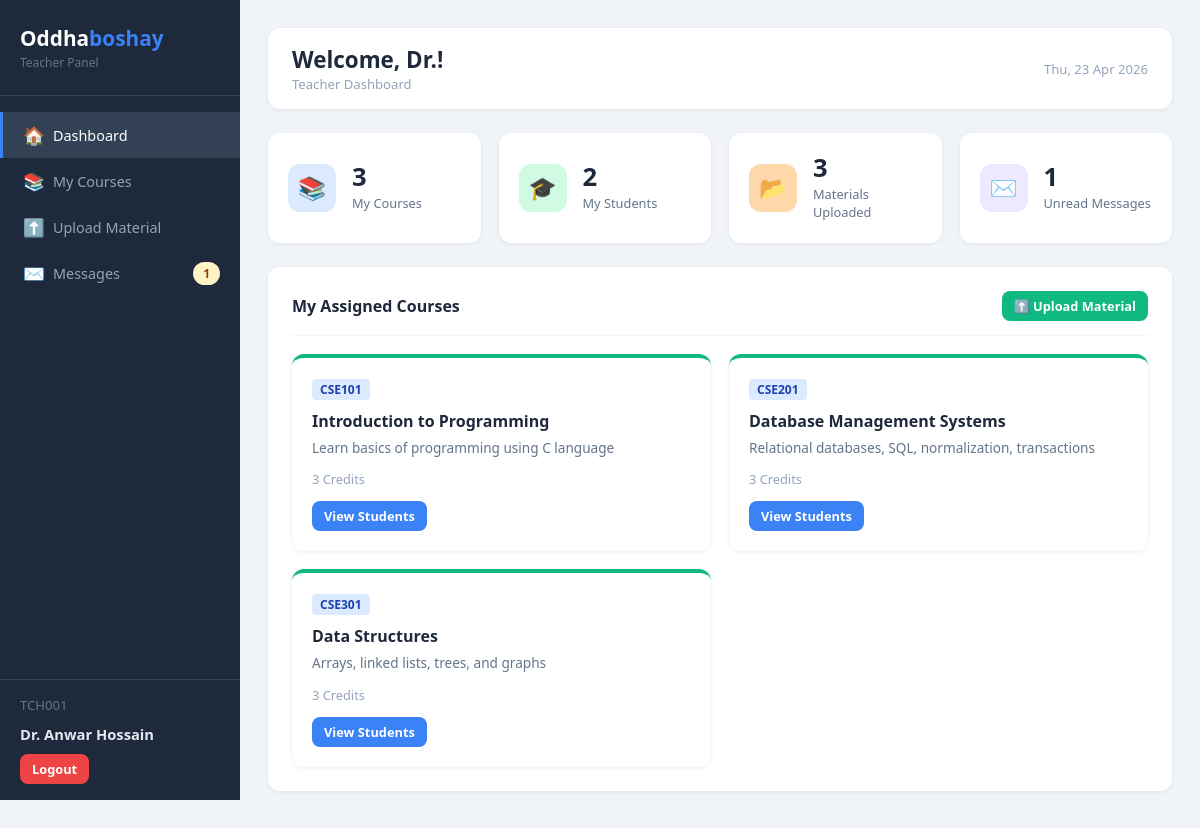
Screenshot of /teacher/dashboard.php (signed in) with the database file from the repository.
### tables this page shows
CREATE TABLE IF NOT EXISTS courses (
    id           INT AUTO_INCREMENT PRIMARY KEY,
    course_code  VARCHAR(20)  NOT NULL UNIQUE,       
    course_name  VARCHAR(150) NOT NULL,
    description  TEXT,
    teacher_id   INT,                                
    credits      INT DEFAULT 3,
    created_at   TIMESTAMP DEFAULT CURRENT_TIMESTAMP,
    FOREIGN KEY (teacher_id) REFERENCES teachers(id) ON DELETE SET NULL
);

### teacher/dashboard.php (the view, shortened to what this page needs)
<?php
require_once '../config/db.php';
$tid = $_SESSION['teacher_id'];
$course_count   = $conn->query("SELECT COUNT(*) as cnt FROM courses WHERE teacher_id=$tid")->fetch_assoc()['cnt'];
$student_count  = $conn->query("SELECT COUNT(DISTINCT e.student_id) as cnt FROM enrollments e JOIN courses c ON e.course_id=c.id WHERE c.teacher_id=$tid AND e.status='approved'")->fetch_assoc()['cnt'];
$material_count = $conn->query("SELECT COUNT(*) as cnt FROM course_materials WHERE teacher_id=$tid")->fetch_assoc()['cnt'];
$unread_count   = $conn->query("SELECT COUNT(*) as cnt FROM messages WHERE receiver_type='teacher' AND receiver_id=$tid AND is_read=0")->fetch_assoc()['cnt'];
$courses = $conn->query("SELECT * FROM courses WHERE teacher_id=$tid ORDER BY course_code");
?>
<!DOCTYPE html>
<html lang="en">
<head>
    <link rel="stylesheet" href="../assets/css/style.css">
</head>
<body>
<div class="layout">
    <aside class="sidebar">
        <div class="sidebar-brand"><h2>Oddha<span>boshay</span></h2><p>Teacher Panel</p></div>
        <nav class="sidebar-nav">
            <a href="dashboard.php" class="active">   <span class="icon">🏠</span> Dashboard</a>
            <a href="my_courses.php">                 <span class="icon">📚</span> My Courses</a>
            <a href="upload_material.php">            <span class="icon">⬆️</span> Upload Material</a>
            <a href="messages.php">                   <span class="icon">✉️</span> Messages
                <?php if ($unread_count > 0): ?><span class="badge badge-pending" style="margin-left:auto;"><?= $unread_count ?></span><?php endif; ?>
            </a>
        </nav>
        <div class="sidebar-footer">
            <div class="user-info"><?= htmlspecialchars($_SESSION['teacher_tid']) ?></div>
            <div class="user-name"><?= htmlspecialchars($_SESSION['teacher_name']) ?></div>
            <a href="logout.php" class="btn btn-danger btn-sm" style="margin-top:10px;">Logout</a>
        </div>
    </aside>
    <main class="main-content">
        <div class="top-header">
            <div>
                <h1>Welcome, <?= htmlspecialchars(explode(' ', $_SESSION['teacher_name'])[0]) ?>!</h1>
                <div class="breadcrumb">Teacher Dashboard</div>
            </div>
            <div style="font-size:0.82rem; color:#94a3b8;"><?= date('D, d M Y') ?></div>
        </div>
        <div class="stats-grid">
            <div class="stat-card">
                <div class="stat-icon blue">📚</div>
                <div class="stat-info"><h3><?= $course_count ?></h3><p>My Courses</p></div>
            </div>
            <div class="stat-card">
                <div class="stat-icon green">🎓</div>
                <div class="stat-info"><h3><?= $student_count ?></h3><p>My Students</p></div>
            </div>
            <div class="stat-card">
                <div class="stat-icon orange">📂</div>
                <div class="stat-info"><h3><?= $material_count ?></h3><p>Materials Uploaded</p></div>
            </div>
            <div class="stat-card">
                <div class="stat-icon purple">✉️</div>
                <div class="stat-info"><h3><?= $unread_count ?></h3><p>Unread Messages</p></div>
            </div>
        </div>
        <div class="card">
            <div class="card-header">
                <h3>My Assigned Courses</h3>
                <a href="upload_material.php" class="btn btn-success btn-sm">⬆️ Upload Material</a>
            </div>
            <?php if ($courses->num_rows === 0): ?>
                <div class="empty-state">
                    <span class="empty-icon">📭</span>
                    <p>No courses assigned yet. Contact the admin.</p>
                </div>
            <?php else: ?>
                <div class="course-grid">
                    <?php while ($c = $courses->fetch_assoc()): ?>
                    <div class="course-card" style="border-top-color:#10b981;">
                        <span class="course-code"><?= htmlspecialchars($c['course_code']) ?></span>
                        <h4><?= htmlspecialchars($c['course_name']) ?></h4>
                        <p><?= htmlspecialchars($c['description'] ?: 'No description.') ?></p>
                        <p style="font-size:0.8rem;color:#94a3b8;margin-bottom:12px;"><?= $c['credits'] ?> Credits</p>
                        <a href="my_courses.php?course_id=<?= $c['id'] ?>" class="btn btn-primary btn-sm">View Students</a>
                    </div>
                    <?php endwhile; ?>
                </div>
            <?php endif; ?>
        </div>
    </main>
</div>
</body>
</html>

### assets/css/style.css (style rules this page uses)
* { margin: 0; padding: 0; box-sizing: border-box; }
body { font-family: 'Segoe UI', Tahoma, Geneva, Verdana, sans-serif; background: #f0f4f8; color: #334155; font-size: 15px; }
a { text-decoration: none; color: inherit; }
.btn { display: inline-block; padding: 10px 20px; border: none; border-radius: 8px; font-size: 0.9rem; font-weight: 600; cursor: pointer; transition: opacity 0.2s, transform 0.1s; text-align: center; }
.btn-primary { background: #3b82f6; color: #fff; }
.btn-success { background: #10b981; color: #fff; }
.btn-danger { background: #ef4444; color: #fff; }
.btn-sm { padding: 6px 12px; font-size: 0.8rem; }
.layout { display: flex; min-height: 100vh; }
.sidebar { width: 240px; background: #1e293b; color: #e2e8f0; display: flex; flex-direction: column; flex-shrink: 0; position: fixed; top: 0; left: 0; height: 100vh; overflow-y: auto; z-index: 100; }
.sidebar-brand { padding: 24px 20px; border-bottom: 1px solid #334155; }
.sidebar-brand h2 { font-size: 1.3rem; font-weight: 700; color: #fff; }
.sidebar-brand h2 span { color: #3b82f6; }
.sidebar-brand p { font-size: 0.75rem; color: #64748b; margin-top: 2px; }
.sidebar-nav { padding: 16px 0; flex: 1; }
.sidebar-nav a { display: flex; align-items: center; gap: 10px; padding: 11px 20px; color: #94a3b8; font-size: 0.9rem; font-weight: 500; transition: all 0.15s; border-left: 3px solid transparent; }
.sidebar-nav a.active { color: #fff; background: #334155; border-left-color: #3b82f6; }
.sidebar-nav .icon { font-size: 1.1rem; width: 20px; text-align: center; }
.sidebar-footer { padding: 16px 20px; border-top: 1px solid #334155; }
.sidebar-footer .user-info { font-size: 0.82rem; color: #64748b; margin-bottom: 10px; }
.sidebar-footer .user-name { font-size: 0.92rem; color: #e2e8f0; font-weight: 600; }
.main-content { flex: 1; margin-left: 240px; padding: 28px; min-height: 100vh; background: #f0f4f8; }
.top-header { background: #fff; border-radius: 12px; padding: 16px 24px; display: flex; align-items: center; justify-content: space-between; margin-bottom: 24px; box-shadow: 0 1px 4px rgba(0,0,0,0.07); }
.top-header h1 { font-size: 1.4rem; font-weight: 700; color: #1e293b; }
.top-header .breadcrumb { font-size: 0.82rem; color: #94a3b8; }
.stats-grid { display: grid; grid-template-columns: repeat(auto-fit, minmax(180px, 1fr)); gap: 18px; margin-bottom: 24px; }
.stat-card { background: #fff; border-radius: 12px; padding: 22px 20px; box-shadow: 0 1px 4px rgba(0,0,0,0.07); display: flex; align-items: center; gap: 16px; }
.stat-icon { width: 48px; height: 48px; border-radius: 12px; display: flex; align-items: center; justify-content: center; font-size: 1.4rem; flex-shrink: 0; }
.stat-icon.blue { background: #dbeafe; }
.stat-icon.green { background: #d1fae5; }
.stat-icon.orange { background: #fed7aa; }
.stat-icon.purple { background: #ede9fe; }
.stat-info h3 { font-size: 1.6rem; font-weight: 700; color: #1e293b; line-height: 1; }
.stat-info p { font-size: 0.8rem; color: #64748b; margin-top: 4px; }
.card { background: #fff; border-radius: 12px; padding: 24px; box-shadow: 0 1px 4px rgba(0,0,0,0.07); margin-bottom: 24px; }
.card-header { display: flex; align-items: center; justify-content: space-between; margin-bottom: 18px; padding-bottom: 14px; border-bottom: 1px solid #f1f5f9; }
.card-header h3 { font-size: 1rem; font-weight: 700; color: #1e293b; }
.badge { display: inline-block; padding: 3px 10px; border-radius: 20px; font-size: 0.75rem; font-weight: 600; }
.badge-pending { background: #fef3c7; color: #92400e; }
.course-grid { display: grid; grid-template-columns: repeat(auto-fill, minmax(280px, 1fr)); gap: 18px; }
.course-card { background: #fff; border-radius: 12px; padding: 20px; box-shadow: 0 1px 4px rgba(0,0,0,0.07); border-top: 4px solid #3b82f6; transition: transform 0.2s; }
.course-card h4 { font-size: 1rem; font-weight: 700; color: #1e293b; margin-bottom: 6px; }
.course-card .course-code { display: inline-block; background: #dbeafe; color: #1e40af; font-size: 0.75rem; font-weight: 600; padding: 2px 8px; border-radius: 4px; margin-bottom: 10px; }
.course-card p { font-size: 0.85rem; color: #64748b; margin-bottom: 12px; line-height: 1.5; }

### rows the page displays
courses: course_code "CSE101", course_name "Introduction to Programming", description "Learn basics of programming using C language", credits "3"
courses: course_code "CSE201", course_name "Database Management Systems", description "Relational databases, SQL, normalization, transactions", credits "3"
courses: course_code "CSE301", course_name "Data Structures", description "Arrays, linked lists, trees, and graphs", credits "3"

### other values shown
$unread_count "1"
$_SESSION['teacher_tid'] "TCH001"
$_SESSION['teacher_name'] "Dr. Anwar Hossain"
explode(' ', $_SESSION['teacher_name'])[0] "Dr."
$course_count "3"
$student_count "2"
$material_count "3"
